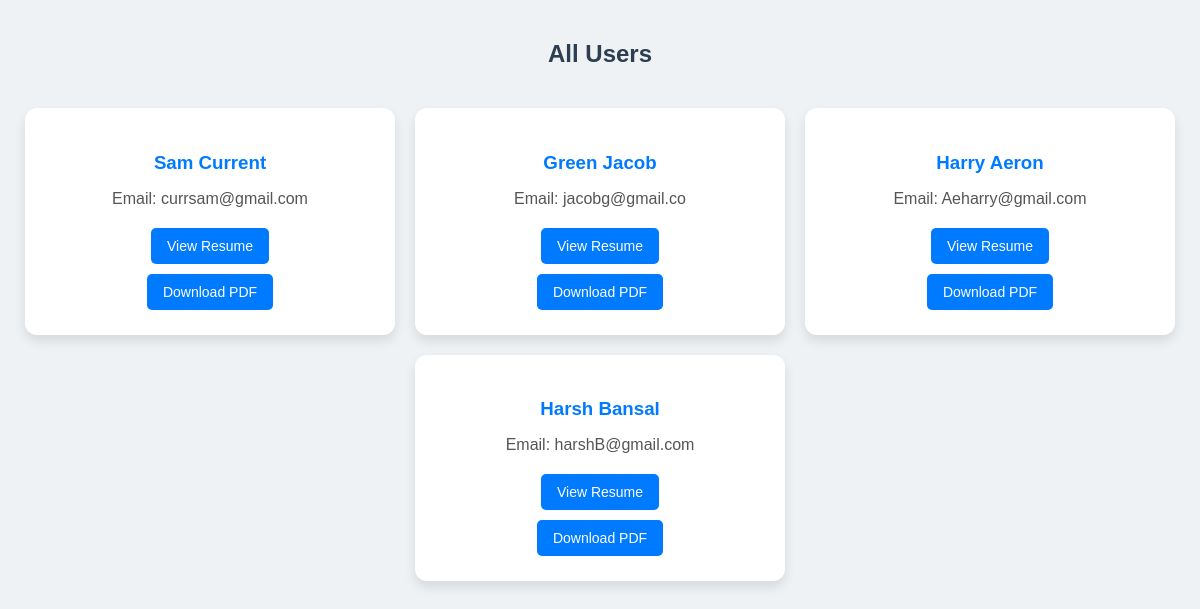
/users/, run on the app's committed database.
### pdf/models.py (models this page shows)
class Profile(models.Model):
    TEMPLATE_CHOICES = [
    ('template1', 'Classic'),
    ('template2', 'Modern'),
    ('template3', 'Elegant'),]
    name=models.CharField(max_length=200)
    email = models.CharField(max_length=200)
    phone = models.CharField(max_length=200)
    summary = models.TextField(max_length=2000)
    degree = models.CharField(max_length=200)
    school = models.CharField(max_length=200)
    university = models.CharField(max_length=200)
    experience = models.TextField(max_length=1000)
    skills= models.TextField(max_length=1000)
    template_choice = models.CharField(max_length=20, choices=TEMPLATE_CHOICES, default='template1')

### pdf/views.py (the view)
# urls.py: path('users/', views.user_list, name='user_list'),
def user_list(request):
    profiles = Profile.objects.all()
    return render(request, 'pdf/user_list.html', {'profiles': profiles})

### pdf/templates/pdf/user_list.html (shortened to what this page needs)
<!DOCTYPE html>
<html>
<head>
</head>
<body>
    <h2>All Users</h2>
    <div class="card-container">
        {% for profile in profiles %}
            <div class="card">
                <h3>{{ profile.name }}</h3>
                <p>Email: {{ profile.email }}</p>
                <div class="button-group">
                    <a href="{% url 'resume' profile.id %}">View Resume</a>
                    <button onclick="showFilenameForm({{ profile.id }})">Download PDF</button>
                </div>
            </div>
        {% endfor %}
    </div>
</body>
</html>

### pdf/templates/pdf/user_list.html (style rules this page uses)
body { font-family: Arial, sans-serif; background-color: #eef2f5; margin: 0; padding: 20px; }
h2 { color: #2c3e50; text-align: center; margin-bottom: 40px; }
.card-container { display: flex; flex-wrap: wrap; justify-content: center; gap: 20px; }
.card { background-color: #ffffff; border-radius: 12px; box-shadow: 0 6px 12px rgba(0, 0, 0, 0.1); width: 320px; padding: 25px; text-align: center; opacity: 0; transform: translateY(20px); animation: fadeInUp 0.6s ease forwards; }
.card:nth-child(even) { animation-delay: 0.2s; }
.card:nth-child(odd) { animation-delay: 0.4s; }
.card h3 { color: #007bff; margin-bottom: 12px; }
.card p { color: #555; margin-bottom: 20px; }
.button-group { display: flex; flex-direction: column; align-items: center; gap: 10px; }
.card a, .card button { background-color: #007bff; color: white; padding: 10px 16px; text-decoration: none; border-radius: 5px; transition: transform 0.3s, background-color 0.3s; font-size: 14px; border: none; cursor: pointer; }

### data on the page
Profile: name "Sam Current", email "currsam@gmail.com"
Profile: name "Green Jacob", email "jacobg@gmail.co"
Profile: name "Harry Aeron", email "Aeharry@gmail.com"
Profile: name "Harsh Bansal", email "harshB@gmail.com"
